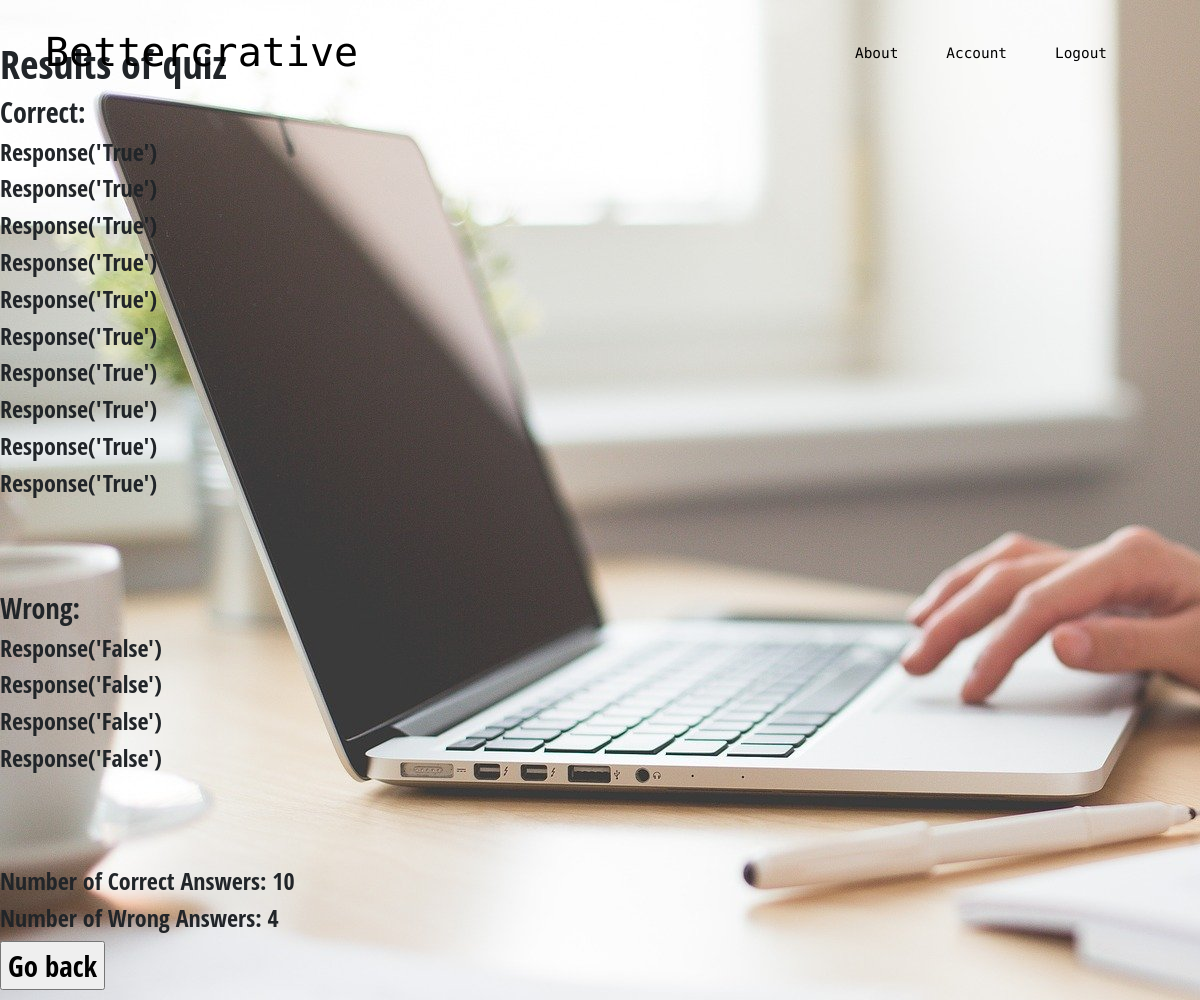
/classroom/4/results (signed in), run on the app's committed database.
### bettercrative/models.py (models this page shows)
class Response(db.Model):
    id = db.Column(db.Integer, primary_key=True, autoincrement=True)
    classroom_host_id = db.Column(db.Integer, db.ForeignKey('classroom.id'), nullable=False)
    quiz_reference = db.Column(db.Integer, db.ForeignKey('quiz.id'), nullable=False)
    isCorrect = db.Column(db.Enum("True", "False"))
    def __repr__(self):
            return f"Response('{self.isCorrect}')"

### bettercrative/classrooms/routes.py (the view)
@login_required
@classrooms.route("/classroom/<int:classroom_id>/results", methods=['GET', 'POST'])
def view_results(classroom_id):
    classroom = Classroom.query.get_or_404(classroom_id)
    print("WRONG ANSWERS-------------")
    sumWrong = 0
    wrong_answers = Response.query.filter_by(classroom_host_id=classroom_id, isCorrect='False')
    for y in wrong_answers:
        sumWrong +=1
        print(y)
    print("RIGHT ANSWERS ----------------")
    sumRight = 0
    correct_responses = Response.query.filter_by(classroom_host_id=classroom_id, isCorrect='True')
    for z in correct_responses:
        sumRight +=1
        print(z)
    print(sumRight)
    print(sumWrong)
    return render_template('classroom_results.html', title='results of quiz', rightAnswers=correct_responses, wrongAnswers=wrong_answers, classroomid=classroom_id, sumWrong=sumWrong, sumRight=sumRight)

### bettercrative/models.py (called while the page is built)
@login_manager.user_loader
def load_user(id):
    return User.query.get(int(id))

### bettercrative/templates/classroom_results.html (shortened to what this page needs)
{% extends "layout.html" %}
{% block content %}
<h1>Results of quiz </h1>
<form action="/classroom/{{classroomid}}/results" method="GET POST">
<h3> Correct: </h3>
    {% for response in rightAnswers %}
        <h4> {{ response }} </h4>
    {% endfor %}
<br> </br>
<h3> Wrong: </h3>
    {% for response in wrongAnswers %}
        <h4> {{ response }} </h4>
    {% endfor %}
<br></br>
<h4>Number of Correct Answers: {{ sumRight }}</h4>
<h4>Number of Wrong Answers: {{ sumWrong }}</h4>
    <input type="submit" value="Go back" formaction="/classroom/{{classroomid}}">
</form>
{% endblock  %}

### bettercrative/static/main.css (style rules this page uses)
body { background-attachment: fixed; font-family: 'Open Sans Condensed'; font-size: 180%; background-image: url("images/laptopmono.jpg"); }
* { box-sizing: border-box; }
body:after { content: ' '; display: block; position: absolute; left: 0; top: 0; z-index: -1; width: 100%; height: 100%; }

### data on the page
Response: isCorrect "Response('True')"
Response: isCorrect "Response('True')"
Response: isCorrect "Response('True')"
Response: isCorrect "Response('True')"
Response: isCorrect "Response('True')"
Response: isCorrect "Response('True')"
Response: isCorrect "Response('True')"
Response: isCorrect "Response('True')"
Response: isCorrect "Response('True')"
Response: isCorrect "Response('True')"
Response: isCorrect "Response('False')"
Response: isCorrect "Response('False')"
Response: isCorrect "Response('False')"
Response: isCorrect "Response('False')"

### other printed values
{{ sumRight }} "10"
{{ sumWrong }} "4"
